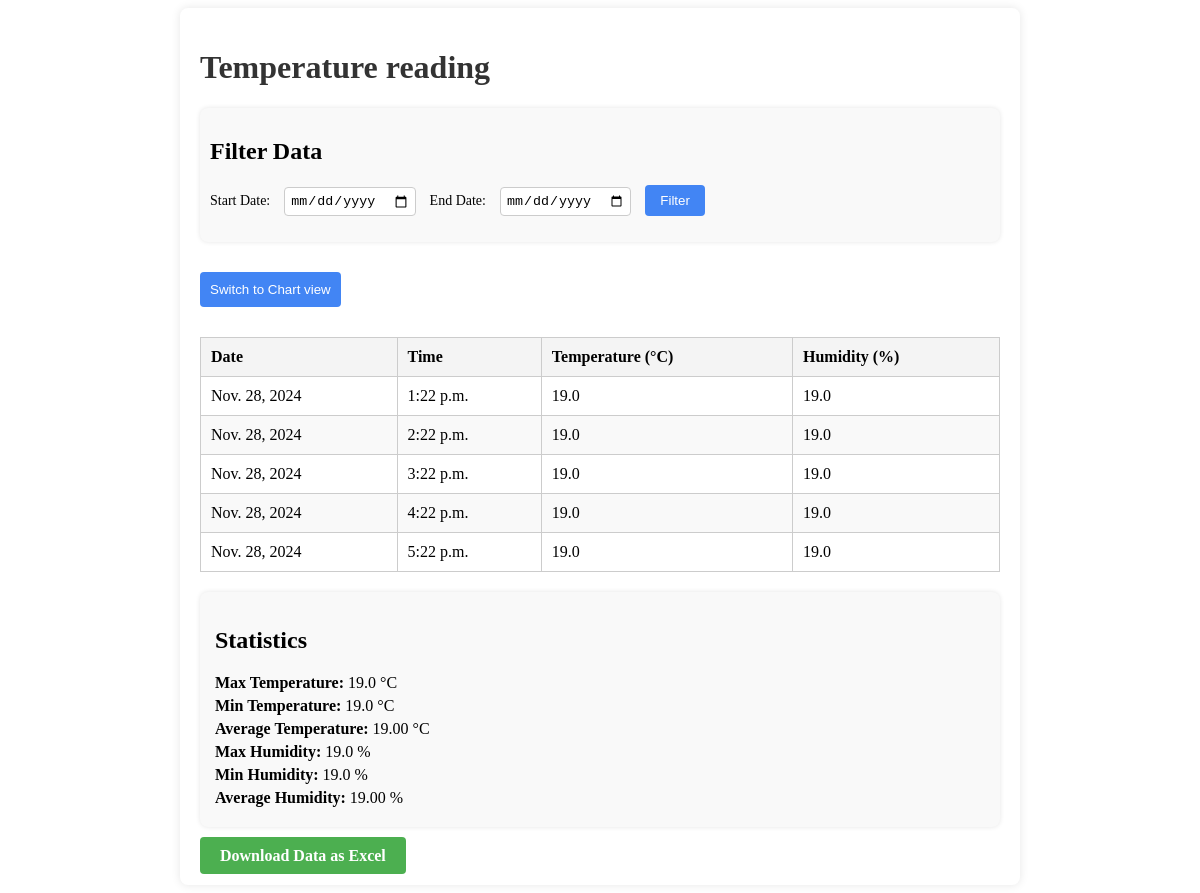
Page /sensor/temperature/8/ (signed in) on the earlier database version.
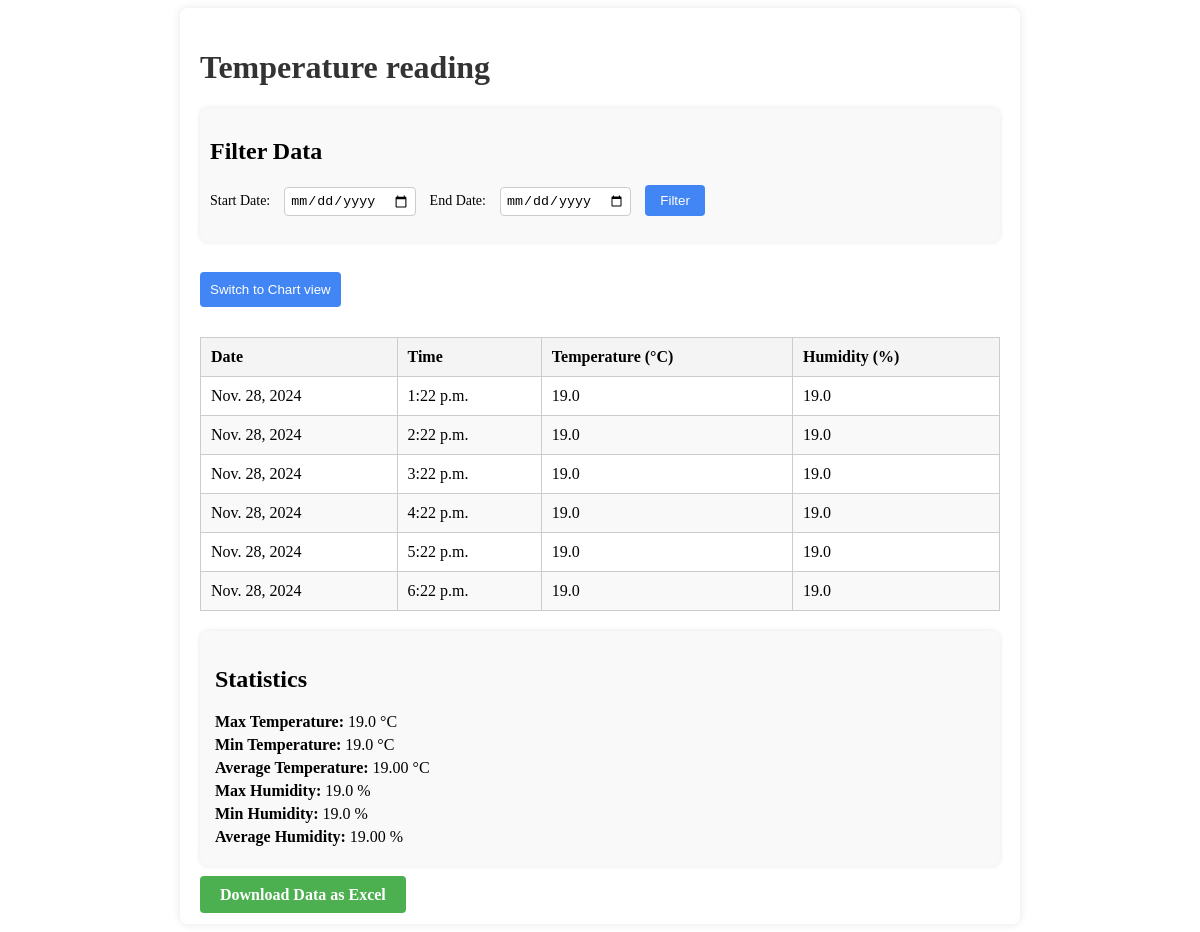
Same page on the later database version.
### sensor/models.py (models this page shows)
class TemperatureData(models.Model):
    subscription = models.ForeignKey(Subscription, on_delete=models.CASCADE, null=True, blank=True)
    temperature = models.FloatField(default=0.0)
    humidity = models.FloatField()
    timestamp = models.DateTimeField(auto_now_add=True)

### sensor/views.py (the view)
# urls.py: path('temperature/<int:subscription_id>/', views.user_temperature_data, name='user_temperature_data'),
@login_required
def user_temperature_data(request, subscription_id):
    subscription = get_object_or_404(Subscription, id=subscription_id, user=request.user)
    start_date = request.GET.get('start_date')
    end_date = request.GET.get('end_date')
    temperature_data = TemperatureData.objects.filter(subscription=subscription).order_by('timestamp')
    if start_date:
        temperature_data = temperature_data.filter(timestamp__date__gte=start_date)
    if end_date:
        temperature_data = temperature_data.filter(timestamp__date__lte=end_date)
    max_temperature = temperature_data.aggregate(Max('temperature'))['temperature__max']
    min_temperature = temperature_data.aggregate(Min('temperature'))['temperature__min']
    avg_temperature = temperature_data.aggregate(Avg('temperature'))['temperature__avg']
    max_humidity = temperature_data.aggregate(Max('humidity'))['humidity__max']
    min_humidity = temperature_data.aggregate(Min('humidity'))['humidity__min']
    avg_humidity = temperature_data.aggregate(Avg('humidity'))['humidity__avg']
    adjusted_data = [
        {
            'date': (entry.timestamp + timedelta(hours=3)).date(),
            'time': (entry.timestamp + timedelta(hours=3)).time(),
            'temperature': entry.temperature,
            'humidity': entry.humidity,
        }
        for entry in temperature_data
    ]
    if request.headers.get('X-Requested-With') == 'XMLHttpRequest':
        return JsonResponse({'data': adjusted_data})
    context = {
        'subscription': subscription,
        'adjusted_data': adjusted_data,
        'max_temperature': max_temperature,
        'min_temperature': min_temperature,
        'avg_temperature': avg_temperature,
        'max_humidity': max_humidity,
        'min_humidity': min_humidity,
        'avg_humidity': avg_humidity,
    }
    return render(request, 'sensor/user_temperature_data.html', context)

### sensor/templates/sensor/user_temperature_data.html (shortened to what this page needs)
<html>
{% block content %}
<div class="container">
    <h1>{{ subscription.service.service_type }}</h1>
    <div class="filter-section">
        <h2>Filter Data</h2>
        <form method="GET" action="">
            <label for="start_date">Start Date:</label>
            <input type="date" id="start_date" name="start_date" value="{{ request.GET.start_date }}">
            <label for="end_date">End Date:</label>
            <input type="date" id="end_date" name="end_date" value="{{ request.GET.end_date }}">
            <button type="submit" class="filter-button">Filter</button>
        </form>
    </div>
    <button id="toggle-view" class="toggle-button">Switch to Chart view</button>
    <div id="table-view">
        {% if adjusted_data %}
            <table>
                <thead>
                    <tr>
                        <th>Date</th>
                        <th>Time</th>
                        <th>Temperature (°C)</th>
                        <th>Humidity (%)</th>
                    </tr>
                </thead>
                <tbody>
                    {% for data in adjusted_data %}
                    <tr>
                        <td>{{ data.date }}</td>
                        <td>{{ data.time|time:"g:i a" }}</td>
                        <td>{{ data.temperature }}</td>
                        <td>{{ data.humidity }}</td>
                    </tr>
                    {% endfor %}
                </tbody>
            </table>
        {% else %}
            <p>No temperature and humidity data available.</p>
        {% endif %}
    </div>
    <div id="statistics" class="statistics">
        <h2>Statistics</h2>
        <p><strong>Max Temperature:</strong> {{ max_temperature }} °C</p>
        <p><strong>Min Temperature:</strong> {{ min_temperature }} °C</p>
        <p><strong>Average Temperature:</strong> {{ avg_temperature|floatformat:2 }} °C</p>
        <p><strong>Max Humidity:</strong> {{ max_humidity }} %</p>
        <p><strong>Min Humidity:</strong> {{ min_humidity }} %</p>
        <p><strong>Average Humidity:</strong> {{ avg_humidity|floatformat:2 }} %</p>
    </div>
    <div class="download-section">
    <a href="{% url 'sensor:download_data' %}" class="download-button">Download Data as Excel</a>
</div>
</div>
{% endblock %}
</html>

Differences in the rows shown:
added TemperatureData: temperature "19.0", humidity "19.0"
Other differences:
new list line: "Nov. 28, 2024 6:22 p.m."
